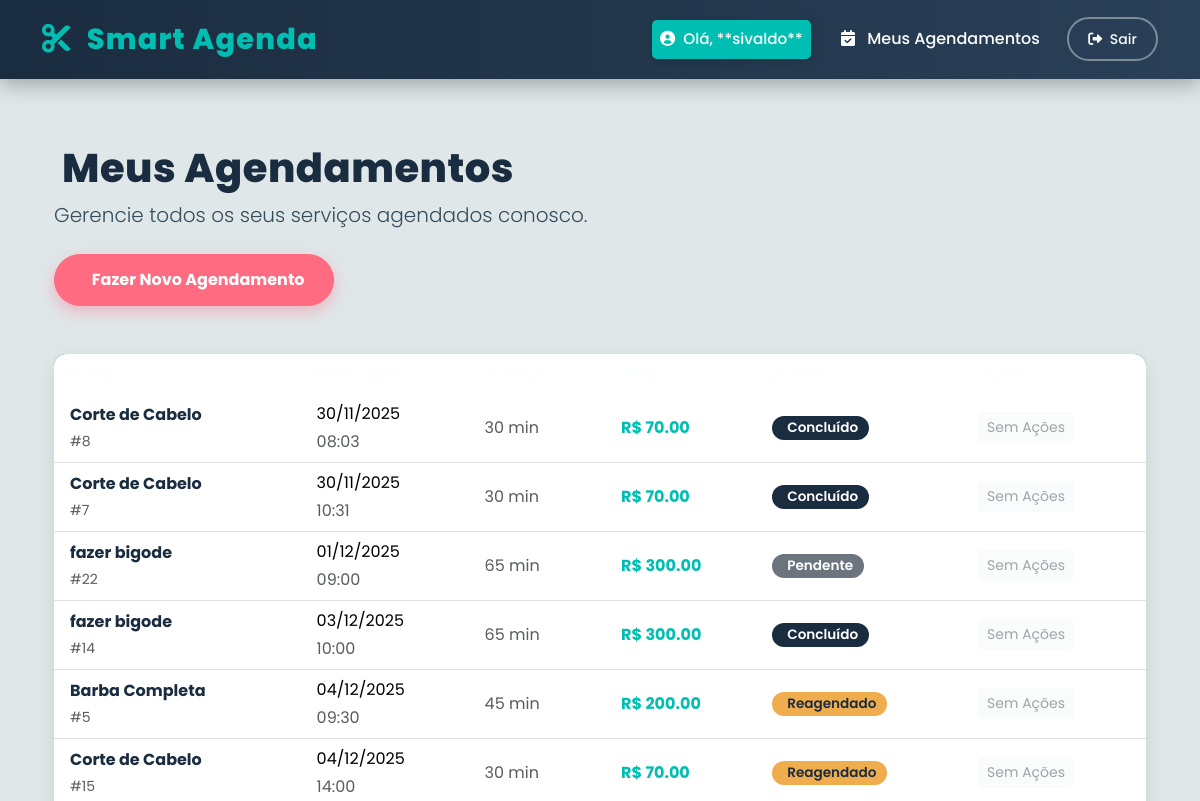
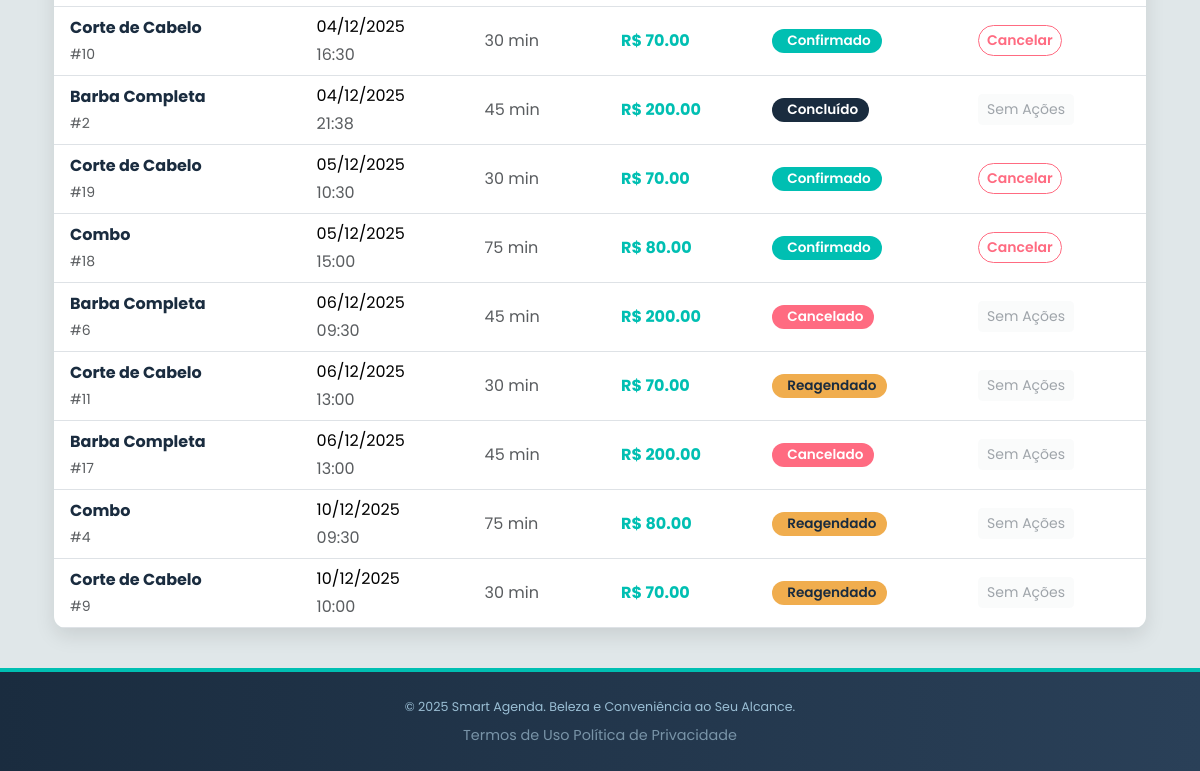
The app's page /services/my_appointments (signed in), older data (2 pictures, top to bottom).
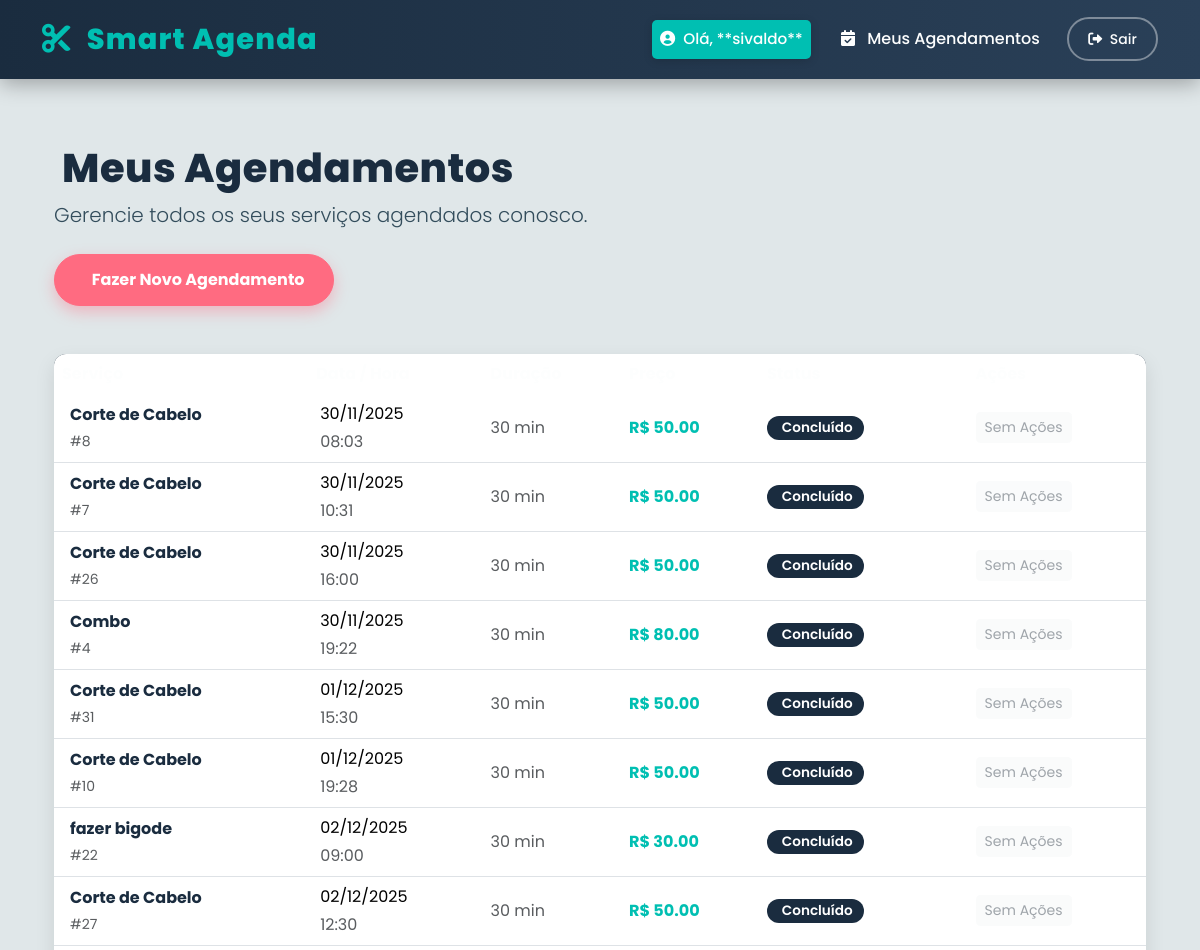
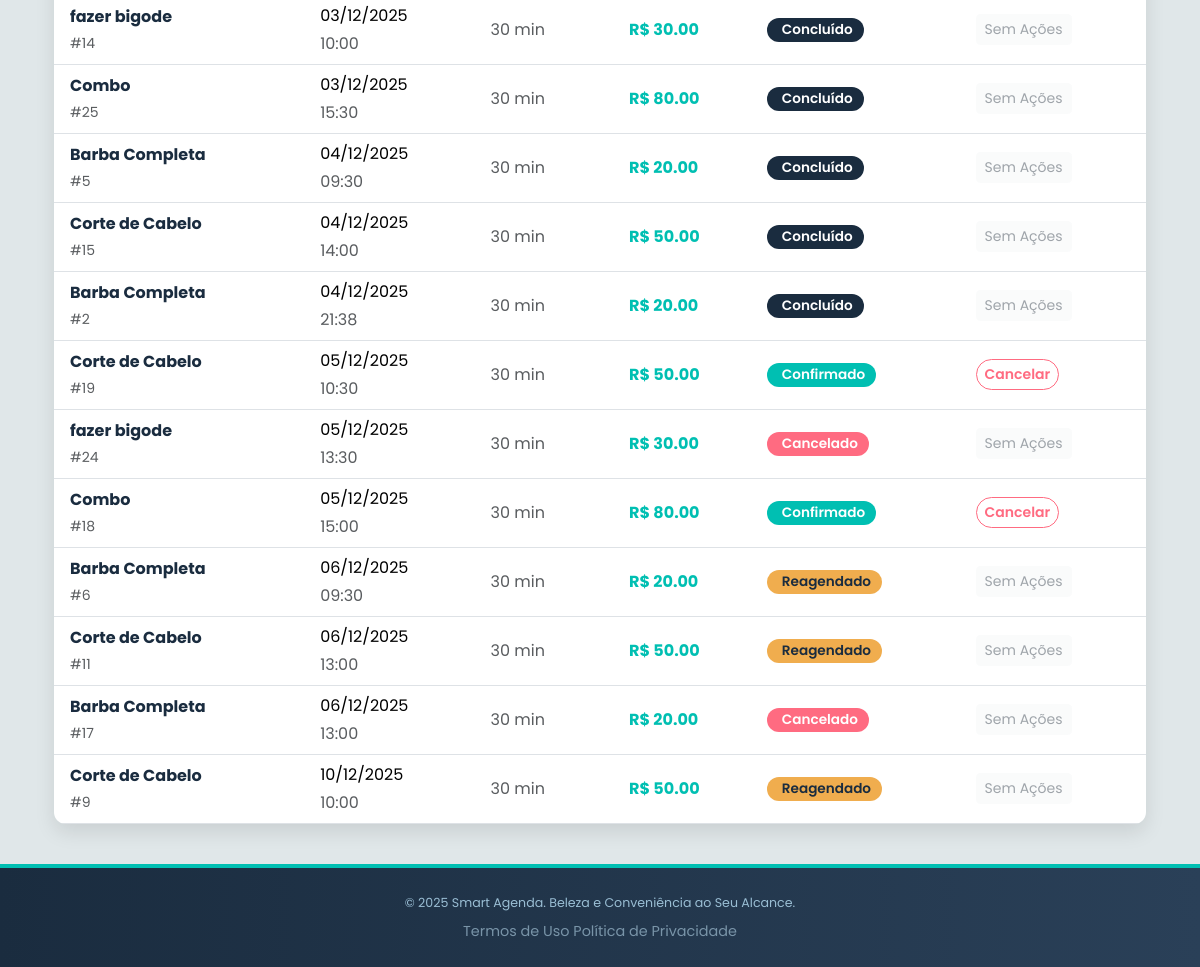
The same page, newer data (2 pictures, top to bottom).
### app/models.py (models this page shows, shortened)
class User(UserMixin, db.Model):
    id = db.Column(db.Integer, primary_key=True)
    nome = db.Column(db.String(100), nullable=False)
    email = db.Column(db.String(120), unique=True, nullable=False)
    senha_hash = db.Column(db.String(256), nullable=False)
    is_admin = db.Column(db.Boolean, default=False)
    __table_args__ = (Index('idx_user_email', 'email'),)

class Appointment(db.Model):
    id = db.Column(db.Integer, primary_key=True)
    data_horario = db.Column(db.DateTime, index=True, nullable=False)
    status = db.Column(db.String(50), default='Agendado')
    created_at = db.Column(db.DateTime, default=lambda: datetime.now(timezone.utc))
    user_id = db.Column(db.Integer, db.ForeignKey('user.id'), nullable=False)
    service_id = db.Column(db.Integer, db.ForeignKey('service.id'), nullable=False)
    user = db.relationship('User', backref='agendamentos', foreign_keys=[user_id])
    servico = db.relationship('Service', backref='agendamentos_do_servico', foreign_keys=[service_id])

class Service(db.Model):
    id = db.Column(db.Integer, primary_key=True)
    nome = db.Column(db.String(100), nullable=False, unique=True)
    descricao = db.Column(db.String(255))
    preco = db.Column(db.Float, nullable=False)
    duracao_minutos = db.Column(db.Integer, nullable=False)
    is_active = db.Column(db.Boolean, default=True)

### app/services/routes.py (the view)
@bp.route('/my_appointments')
@login_required
def my_appointments():
    appointments = Appointment.query.filter_by(user_id=current_user.id)\
                                   .order_by(Appointment.data_horario.asc())\
                                   .all()
    return render_template('services/my_appointments.html',
                           title='Meus Agendamentos',
                           appointments=appointments,
                           now=datetime.now,
                           datetime=datetime)

### app/templates/services/my_appointments.html (shortened to what this page needs)
{% extends "base.html" %}
{% block content %}
<div class="container py-3">
    <div class="client-header">
        <h1 class="mt-4 mb-2"> Meus Agendamentos</h1>
        <p class="lead" style="color: var(--text-default);">Gerencie todos os seus serviços agendados conosco.</p>
    </div>
    <p class="mb-5 mt-4">
        <a href="{{ url_for('services.book_appointment') }}" class="btn btn-book-new">
             Fazer Novo Agendamento
        </a>
    </p>
    {% if appointments %}
    <div class="table-responsive table-custom-client">
        <table class="table table-hover align-middle mb-0">
            <thead>
                <tr>
                    <th scope="col" style="color: var(--text-on-dark);">Serviço</th>
                    <th scope="col" style="color: var(--text-on-dark);">Data / Hora</th>
                    <th scope="col" style="color: var(--text-on-dark);">Duração</th>
                    <th scope="col" style="color: var(--text-on-dark);">Preço</th>
                    <th scope="col" style="color: var(--text-on-dark);">Status</th>
                    <th scope="col" style="color: var(--text-on-dark);">Ações</th>
                </tr>
            </thead>
            <tbody>
                {% for appointment in appointments %}
                {% set appt_passed = appointment.data_horario < now() %}
                {% set status_badge = 'bg-confirmed' %}
                {% set status_icon = 'bi-check-circle-fill' %}
                {% set status_text = 'Confirmado' %}
                {% if appointment.status == 'Cancelado' %}
                    {% set status_badge = 'bg-cancelled' %}
                    {% set status_icon = 'bi-x-circle-fill' %}
                    {% set status_text = 'Cancelado' %}
                {% elif appointment.status == 'Concluído' %}
                    {% set status_badge = 'bg-completed' %}
                    {% set status_icon = 'bi-clipboard-check-fill' %}
                    {% set status_text = 'Concluído' %}
                {% elif appointment.status == 'Reagendado' %}
                    {% set status_badge = 'bg-pending' %}
                    {% set status_icon = 'bi-arrow-repeat' %}
                    {% set status_text = 'Reagendado' %}
                {% elif appt_passed and appointment.status == 'Agendado' %}
                    {% set status_badge = 'bg-secondary' %}
                    {% set status_icon = 'bi-exclamation-triangle-fill' %}
                    {% set status_text = 'Pendente' %}
                {% endif %}
                <tr class="table-row">
                    <td>
                        <div class="d-flex align-items-center">
                            <div>
                                <p class="fw-bold mb-1" style="color: var(--dark-navy);">{{ appointment.servico.nome }}</p>
                                <p class="text-muted mb-0 small">#{{ appointment.id }}</p>
                            </div>
                        </div>
                    </td>
                    <td>
                        <p class="fw-normal mb-1">
                             {{ appointment.data_horario.strftime('%d/%m/%Y') }}
                        </p>
                        <p class="text-muted mb-0">
                             {{ appointment.data_horario.strftime('%H:%M') }}
                        </p>
                    </td>
                    <td>
                        <span class="text-muted">{{ appointment.servico.duracao_minutos }} min</span>
                    </td>
                    <td>
                        <span class="price-highlight">R$ {{ "%.2f"|format(appointment.servico.preco) }}</span>
                    </td>
                    <td>
                        <span class="badge status-badge-client {{ status_badge }}">
                            {{ status_text }}
                        </span>
                    </td>
                    <td>
                        {% if appointment.status == 'Agendado' and not appt_passed %}
                        <form method="POST" action="{{ url_for('services.cancel_appointment', appointment_id=appointment.id) }}"
                                 style="display:inline;"
                                 onsubmit="return confirm('Tem certeza? O cancelamento enviará uma notificação.');">
                            <button type="submit" class="btn btn-outline-danger btn-sm btn-cancel-appt">
                                 Cancelar
                            </button>
                        </form>
                        {% else %}
                        <button class="btn btn-light btn-sm text-secondary" disabled>Sem Ações</button>
                        {% endif %}
                    </td>
                </tr>
                {% endfor %}
            </tbody>
        </table>
    </div>
    {% endif %}
</div>
{% endblock %}

### app/templates/base.html (shortened to what this page needs)
<!DOCTYPE html>
<html lang="pt-br">
<head>
    <link href="https://cdn.jsdelivr.net/npm/bootstrap@5.3.3/dist/css/bootstrap.min.css" rel="stylesheet">
    <link rel="stylesheet" href="https://cdnjs.cloudflare.com/ajax/libs/font-awesome/6.0.0-beta3/css/all.min.css">
</head>
<body>
    <nav class="navbar navbar-expand-lg navbar-dark fixed-top navbar-custom" role="navigation" aria-label="Navegação Principal do Smart Agenda">
        <div class="container">
            <a class="navbar-brand" href="{{ url_for('main.index') }}">
                <i class="fas fa-cut me-2"></i> Smart Agenda
            </a>
            <div class="collapse navbar-collapse" id="navbarNav">
                <ul class="navbar-nav ms-auto align-items-lg-center">
                    {% if current_user.is_authenticated %}
                        <li class="nav-item me-3 d-none d-lg-block">
                            <span class="nav-link user-welcome" aria-label="Usuário logado: Olá, {{ current_user.nome }}">
                                <i class="fas fa-user-circle me-1"></i> Olá, **{{ current_user.nome }}**
                            </span>
                        </li>
                        <li class="nav-item">
                            <a class="nav-link" href="{{ url_for('services.my_appointments') }}" aria-label="Ver meus agendamentos">
                                <i class="fas fa-calendar-check me-2"></i> Meus Agendamentos
                            </a>
                        </li>
                        <li class="nav-item">
                            <a class="btn btn-sm ms-lg-3 btn-logout" href="{{ url_for('auth.logout') }}" aria-label="Sair da conta">
                                <i class="fas fa-sign-out-alt me-1"></i> Sair
                            </a>
                        </li>
                    {% endif %}
                </ul>
            </div>
        </div>
    </nav>
    <main class="container py-4">
        {% block content %}{% endblock %}
    </main>
    <footer class="footer-custom mt-auto"> <div class="container text-center">
            <small>&copy; 2025 Smart Agenda. Beleza e Conveniência ao Seu Alcance.</small>
            <div class="mt-2">
                <a href="{{ url_for('main.terms') }}">Termos de Uso</a>
<a href="{{ url_for('main.privacy') }}">Política de Privacidade</a>
            </div>
        </div>
    </footer>
</body>
</html>

### app/templates/base.html (style rules this page uses)
:root { --primary-teal: #00BFB2; --accent-pink: #FF6B81; --dark-navy: #1A2C3F; --light-gray: #E0E7E9; --text-on-dark: #FDFEFE; --text-default: #334D5C; }
body { font-family: 'Poppins', sans-serif; background-color: var(--light-gray); padding-top: 80px; color: var(--text-default); min-height: 100vh; display: flex; flex-direction: column; }
main { flex-grow: 1; }
.navbar-custom { background: linear-gradient(90deg, var(--dark-navy) 0%, #2A4058 100%); box-shadow: 0 5px 20px rgba(0, 0, 0, 0.3); padding-top: 0.8rem; padding-bottom: 0.8rem; transition: all 0.3s ease-in-out; }
.navbar-custom .navbar-brand { font-weight: 800; color: var(--primary-teal) !important; letter-spacing: 1.2px; font-size: 1.8rem; transition: color 0.3s ease-in-out; }
.navbar-custom .nav-link { color: var(--text-on-dark) !important; font-weight: 500; padding: 0.5rem 1rem; margin: 0 0.2rem; border-radius: 5px; transition: all 0.3s ease-in-out; position: relative; }
.navbar-custom .nav-link::after { content: ''; position: absolute; width: 0; height: 2px; bottom: 0; left: 0; background-color: var(--primary-teal); transition: width 0.3s ease-out; }
.btn-logout { background-color: transparent; border: 2px solid rgba(255, 255, 255, 0.4); color: var(--text-on-dark) !important; font-weight: 500; padding: 0.6rem 1.2rem; border-radius: 50px; transition: all 0.3s ease-in-out; }
.user-welcome { background-color: var(--primary-teal); color: var(--dark-navy) !important; padding: 8px 18px; border-radius: 30px; font-size: 0.95rem; font-weight: 600; box-shadow: 0 2px 8px rgba(0, 0, 0, 0.15); margin-right: 15px; animation: pulse-welcome 1.5s infinite alternate; }
.footer-custom { background: linear-gradient(90deg, var(--dark-navy) 0%, #2A4058 100%); color: #9abed4; border-top: 4px solid var(--primary-teal); padding: 1.5rem 0; font-size: 0.9rem; }
.footer-custom a { color: #7994A8; text-decoration: none; transition: color 0.3s ease-in-out; }

### app/templates/services/my_appointments.html (style rules this page uses)
.client-header h1 { font-weight: 800; color: var(--dark-navy) !important; letter-spacing: 0.5px; }
.btn-book-new { background-color: var(--accent-pink); border-color: var(--accent-pink); color: white; font-weight: 700; border-radius: 50px; padding: 0.8rem 1.8rem; box-shadow: 0 6px 15px rgba(255, 107, 129, 0.4); transition: all 0.2s ease-in-out; }
.table-custom-client { border-radius: 12px; overflow: hidden; box-shadow: 0 8px 20px rgba(0, 0, 0, 0.1); }
.table-custom-client thead { background-color: var(--dark-navy) !important; color: var(--text-on-dark); font-weight: 600; }
.table-custom-client thead th { border-bottom: none; }
.status-badge-client { font-size: 0.85rem; font-weight: 600; padding: 0.4em 0.8em; border-radius: 50px; }
.bg-confirmed { background-color: var(--primary-teal) !important; color: white; }
.bg-cancelled { background-color: var(--accent-pink) !important; color: white; }
.bg-completed { background-color: var(--dark-navy) !important; color: white; }
.bg-pending { background-color: #f0ad4e !important; color: var(--dark-navy); }
.price-highlight { font-weight: 700; color: var(--primary-teal); }
.btn-cancel-appt { color: var(--accent-pink) !important; border-color: var(--accent-pink) !important; font-weight: 600; border-radius: 50px; transition: all 0.2s; }

Row changes from the older to the newer data that the page shows:
changed Service (number 1 of 4 on the later page): servico.preco "70.00" → "50.00"
added Appointment: servico.nome "Corte de Cabelo", id "26", data_horario "30/11/2025", data_horario "16:00", servico.duracao_minutos "30", {{ "%.2f"|format(appointment.servico.preco) }} "50.00", status "Concluído", shows "Sem Ações"
changed Appointment id 4: data_horario "10/12/2025" → "30/11/2025"; data_horario "09:30" → "19:22"; servico.duracao_minutos "75" → "30"; status "Reagendado" → "Concluído"; moves up the list
added Appointment: servico.nome "Corte de Cabelo", id "31", data_horario "01/12/2025", data_horario "15:30", servico.duracao_minutos "30", {{ "%.2f"|format(appointment.servico.preco) }} "50.00", status "Concluído", shows "Sem Ações"
changed Appointment id 10: data_horario "04/12/2025" → "01/12/2025"; data_horario "16:30" → "19:28"; status "Confirmado" → "Concluído"; status "Cancelar" → "Sem Ações"; moves up the list
changed Appointment id 22: data_horario "01/12/2025" → "02/12/2025"; servico.duracao_minutos "65" → "30"; status "Pendente" → "Concluído"
changed Service (number 3 of 4 on the later page): servico.preco "300.00" → "30.00"
added Appointment: servico.nome "Corte de Cabelo", id "27", data_horario "02/12/2025", data_horario "12:30", servico.duracao_minutos "30", {{ "%.2f"|format(appointment.servico.preco) }} "50.00", status "Concluído", shows "Sem Ações"
changed through a linked row, Appointment id 14: servico.duracao_minutos "65" → "30"
added Appointment: servico.nome "Combo", id "25", data_horario "03/12/2025", data_horario "15:30", servico.duracao_minutos "30", {{ "%.2f"|format(appointment.servico.preco) }} "80.00", status "Concluído", shows "Sem Ações"
changed Appointment id 5: servico.duracao_minutos "45" → "30"; status "Reagendado" → "Concluído"
changed Service (number 4 of 4 on the later page): servico.preco "200.00" → "20.00"
changed Appointment id 15: status "Reagendado" → "Concluído"
changed through a linked row, Appointment id 2: servico.duracao_minutos "45" → "30"
added Appointment: servico.nome "fazer bigode", id "24", data_horario "05/12/2025", data_horario "13:30", servico.duracao_minutos "30", {{ "%.2f"|format(appointment.servico.preco) }} "30.00", status "Cancelado", shows "Sem Ações"
changed through a linked row, Appointment id 18: servico.duracao_minutos "75" → "30"
changed Appointment id 6: servico.duracao_minutos "45" → "30"; status "Cancelado" → "Reagendado"
changed through a linked row, Appointment id 17: servico.duracao_minutos "45" → "30"
